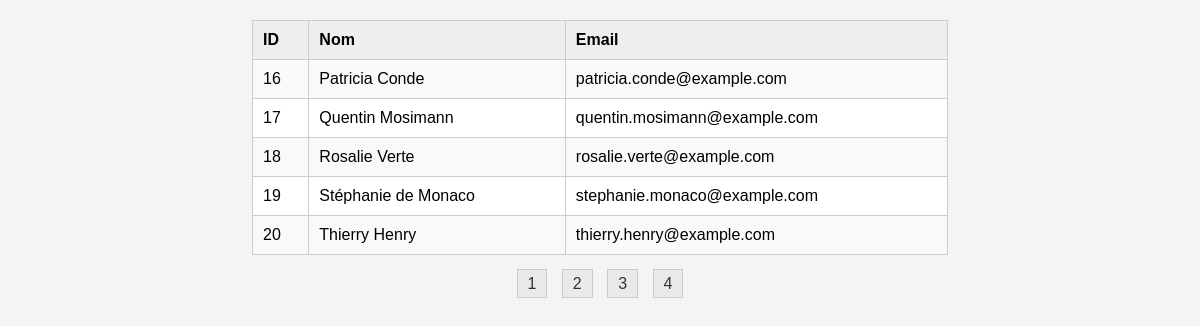
Page /exo8/index.php?page=4 on the committed database.
### tables this page shows
CREATE TABLE IF NOT EXISTS users (
    id INT AUTO_INCREMENT PRIMARY KEY,
    nom VARCHAR(100) NOT NULL,
    email VARCHAR(100) NOT NULL
);

### exo8/index.php (the view, shortened to what this page needs)
<!DOCTYPE html>
<html lang="fr">
<head>
    <link rel="stylesheet" href="style.css">
</head>
<body>
<?php
$host = "localhost";
$username = "root";
$password = "";
$dbname = "exo8";
$conn = new mysqli($host, $username, $password, $dbname);
$utilisateursParPage = 5;
$page = isset($_GET['page']) ? (int)$_GET['page'] : 1;
$start = ($page - 1) * $utilisateursParPage;
$result = $conn->query("SELECT COUNT(id) AS total FROM users");
$row = $result->fetch_assoc();
$totalUtilisateurs = $row['total'];
$totalPages = ceil($totalUtilisateurs / $utilisateursParPage);
$sql = "SELECT id, nom, email FROM users LIMIT $start, $utilisateursParPage";
$result = $conn->query($sql);
if ($result->num_rows > 0) {
    echo "<table><tr><th>ID</th><th>Nom</th><th>Email</th></tr>";
    while($row = $result->fetch_assoc()) {
        echo "<tr><td>" . $row["id"] . "</td><td>" . $row["nom"] . "</td><td>" . $row["email"] . "</td></tr>";
    }
    echo "</table>";
    for ($i = 1; $i <= $totalPages; $i++) {
        echo "<a href='?page=$i'>$i</a> ";
    }
} else {
    echo "0 résultats";
}
?>
</body>
</html>

### exo8/style.css (style rules this page uses)
body { font-family: 'Arial', sans-serif; background-color: #f4f4f4; margin: 20px; text-align: center; }
table { width: 60%; margin: 20px auto; border-collapse: collapse; background-color: #fff; }
th, td { padding: 10px; border: 1px solid #ccc; text-align: left; }
th { background-color: #eee; }
tr:nth-child(even) { background-color: #f9f9f9; }
a { margin: 5px; padding: 5px 10px; border: 1px solid #ccc; background-color: #e9e9e9; color: #333; text-decoration: none; }

### rows in the picture
users: id "16", nom "Patricia Conde", email "patricia.conde@example.com"
users: id "17", nom "Quentin Mosimann", email "quentin.mosimann@example.com"
users: id "18", nom "Rosalie Verte", email "rosalie.verte@example.com"
users: id "19", nom "Stéphanie de Monaco", email "stephanie.monaco@example.com"
users: id "20", nom "Thierry Henry", email "thierry.henry@example.com"
